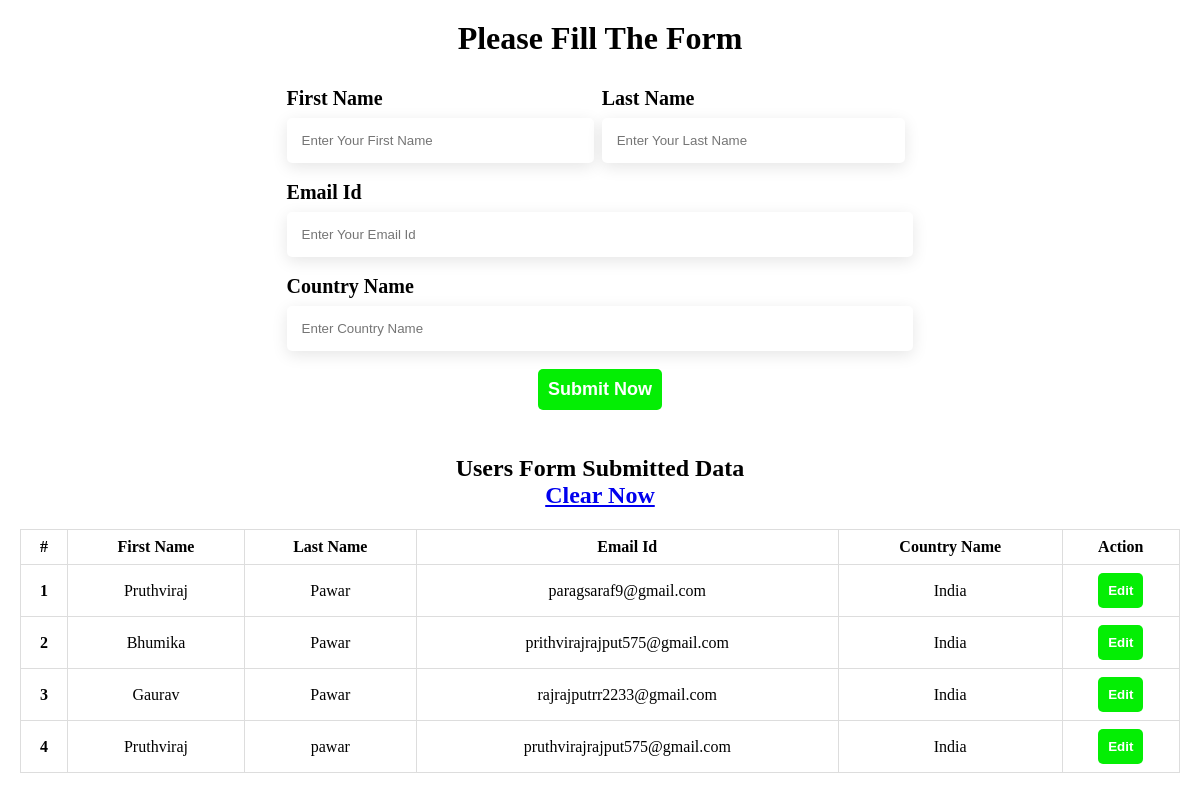
The page / on the database its author committed.
### tables this page shows
CREATE TABLE `user` (
  `id` int(11) NOT NULL,
  `first_name` varchar(255) NOT NULL,
  `last_name` varchar(255) NOT NULL,
  `email_id` varchar(255) NOT NULL,
  `country_name` varchar(255) NOT NULL,
  `added_on` timestamp NOT NULL DEFAULT current_timestamp() ON UPDATE current_timestamp()
);

### Users_Display.php (the view)
<?php
        $sql = mysqli_query($con,"SELECT * FROM user ORDER BY id DESC");
?>
    <div class="container-user">
        <h2>Users Form Submitted Data <br> <a href="index.php">Clear Now</a> </h2>
        <div class="row_user_display">
            <table>
                <thead>
                    <tr>
                        <th>#</th>
                        <th>First Name</th>
                        <th>Last Name</th>
                        <th>Email Id</th>
                        <th>Country Name</th>
                        <th>Action</th>
                    </tr>
                </thead>
                <tbody>
                    <?php
                         $i=1;
                        while($row = mysqli_fetch_assoc($sql)){
                    ?>
                        <tr>
                            <th><?php echo $i;?></th>
                            <td><?php echo $row['first_name'];?></td>
                            <td><?php echo $row['last_name'];?></td>
                            <td><?php echo $row['email_id'];?></td>
                            <td><?php echo $row['country_name'];?></td>
                            <td> <a href="?id=<?php echo $row['id']; ?>"><button>Edit</button></a></td>
                        </tr>
                    <?php
                       $i++; }
                    ?>
                </tbody>
            </table>
        </div>
    </div>

### top.php (shortened to what this page needs)
<!DOCTYPE html>
<html lang="en">
<head>
        <link rel="stylesheet" href="style.css">
</head>
<body>

### index.php (shortened to what this page needs)
<?php
        include('top.php');
            $first_name = '';
            $last_name = '';
            $email_id = '';
            $country_name = '';
            $id='';
            $heading='';
            $required='required';
                if($id && $id>0){
                    $required='';
                    $sql_featch = mysqli_fetch_assoc(mysqli_query($con,"SELECT * FROM user WHERE id='$id'"));
                    $first_name = $sql_featch['first_name'];
                    $last_name = $sql_featch['last_name'];
                    $email_id = $sql_featch['email_id'];
                    $country_name = $sql_featch['country_name'];
                    $heading = 'Hey, '.$first_name. ' Edit Your Information';
                }else{
                    $heading = 'Please Fill The Form';
                }
?>
        <div class="contener-form">
            <div class="row_heading">
                <h1><?php echo  $heading; ?></h1>
            </div>
            <div class="row_form d-flex">
                <form method="post" action="">
                    <div class="form-controall d-flex">
                        <div class="form_row">
                            <label for="">First Name</label>
                            <input type="text" value="<?php echo $first_name; ?>" name="first_name" placeholder="Enter Your First Name" <?php echo $required; ?>>
                        </div>
                        <div class="form_row">
                            <label for="">Last Name</label>
                            <input type="text" value="<?php echo $last_name; ?>" name="last_name" placeholder="Enter Your Last Name" <?php echo $required; ?>>
                        </div>
                    </div>
                    <div class="form-controall">
                        <label for="">Email Id</label>
                        <input type="email" value="<?php echo $email_id; ?>" name="email" placeholder="Enter Your Email Id" <?php echo $required; ?>/>
                    </div>
                    <div class="form-controall">
                        <label for="">Country Name</label>
                        <input type="text" value="<?php echo $country_name; ?>" name="country_name" placeholder="Enter Country Name" <?php echo $required; ?>/>
                    </div>
                    <div class="form-controall button-controal d-flex">
                        <button type="submit" name="submit">Submit Now</button>
                    </div>
                </form>
            </div>
        </div>
<?php
        include('Users_Display.php');
        include('footer.php');
?>

### style.css (style rules this page uses)
* { padding: 0; margin: 0; box-sizing: border-box; }
.contener-form,.container-user { width: 100%; padding:20px; }
.d-flex { display: flex; }
.contener-form .row_heading h1 { text-align: center; }
.contener-form .row_form { margin-top:25px; flex-direction: column; justify-content: center; align-items: center; }
.contener-form .row_form form .form-controall { padding:5px 0px; flex-wrap: wrap; }
.contener-form .row_form form .form-controall label { font-size:20px; font-weight:bold; }
.contener-form .row_form form .form-controall input { margin:8px 0px; width:100%; padding:15px; border-radius: 5px; outline:none; border: none; box-shadow: 0 4px 16px rgb(0 0 0 / 10%); }
.contener-form .row_form form .form-controall .form_row { margin-right: 8px; }
.contener-form .row_form form .button-controal { justify-content:center; align-items:center; }
.contener-form .row_form form .button-controal button { padding:10px; border-radius: 5px; border: none; outline: none; cursor: pointer; background-color:rgb(4, 238, 4); color:#FFFFFF; font-size:18px; font-weight:bold; }
.container-user h2 { text-align:center; }
.container-user table { margin-top:20px; border-collapse: collapse; width: 100%; }
.container-user table td, th { border: 1px solid #dddddd; text-align: center; padding: 8px; }
.container-user table td button { padding:10px; border-radius: 5px; border: none; outline: none; cursor: pointer; background-color:rgb(4, 238, 4); color:#FFFFFF; font-weight: bold; }

### rows shown on the page
user: first_name "Pruthviraj", last_name "Pawar", email "paragsaraf9@gmail.com", country_name "India"
user: first_name "Bhumika", last_name "Pawar", email "prithvirajrajput575@gmail.com", country_name "India"
user: first_name "Gaurav", last_name "Pawar", email "rajrajputrr2233@gmail.com", country_name "India"
user: first_name "Pruthviraj", last_name "pawar", email "pruthvirajrajput575@gmail.com", country_name "India"

### other values the page prints
$heading "Please Fill The Form"
